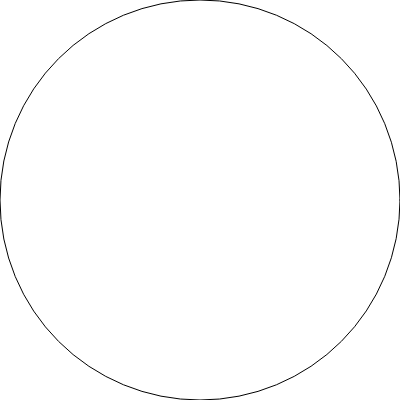
Frame 1 (no input)
Frame 60 (no input): identical to frame 1, image omitted
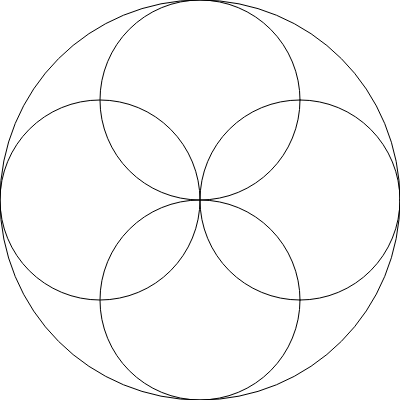
Frame 120 (the mouse pressed at the canvas centre since frame 60)

The p5.js sketch that drew these frames (run headless with seeded random() and noise() and a simulated clock; from frame 60 on, the mouse is pressed at the canvas centre):

// p5.js sketch
// ── sketch.js
let cells = [];
let newCells = [];

function setup() {
  createCanvas(400, 400);
  // createCanvas(windowWidth, windowHeight);
  cells.push(new Cell(0, 0, width, randomColor())); //always square
  // let parent = select('#canvas-wrapper');
  // parent.style('border', '5px deeppink dashed');
  // debugger;
  // parent.style("width", 400);
  // noStroke();
}

function draw() {
  background(255);

  for(let c of cells){
    c.show();
  }
}

function mousePressed(){
  for(let c of cells){
    if(c.alive){
      let newCells = c.clicked();
      if(newCells){
        cells.unshift.apply(cells, newCells);
        break;
      }
    }
  }

  // cull();
}

function cull(){
  let aliveCells = [];
  for(let c of cells){
    if(c.alive){
      aliveCells.push(c);
    }
  }
  cells = aliveCells;
}

// function windowResized() {
//   resizeCanvas(windowWidth, windowHeight);
// }
class Cell {
  constructor(x, y, size, c) {
    this.x = x;
    this.y = y;
    this.size = size; //always square
    this.color = c;
    this.alive = true;
    print(this);
  }

  show() {
    //display the cell, a rectangle
    // fill(this.color);
    noFill();
    ellipse(this.x + this.size/2, this.y + this.size/2, this.size, this.size);
  }

  divide() {
    //
    if(this.size > 30){
      let children = [];
      children.push(new Cell(this.x, this.y + this.size/4, this.size/2, randomColor()));
      children.push(new Cell(this.x + this.size/2, this.y + this.size/4, this.size/2, randomColor()));
      children.push(new Cell(this.x + this.size/4, this.y, this.size/2, randomColor()));
      children.push(new Cell(this.x + this.size/4, this.y + this.size/2, this.size/2, randomColor()));
      // children.push(new Cell(this.x + this.size/2, this.y + this.size/2, this.size/2, randomColor()));

      this.alive = false;

      return children;
    }
  }

  clicked() {
    if(mouseX > this.x && mouseX < this.x + this.size && mouseY > this.y && mouseY < this.y + this.size){
      print(this + " clicked")
      return this.divide();
    }
  }
}

function randomColor(){
  let r, g, b;
  r = random(0, 255);
  g = random(0, 255);
  b = random(0, 255);

  return color(r,g,b);
}
